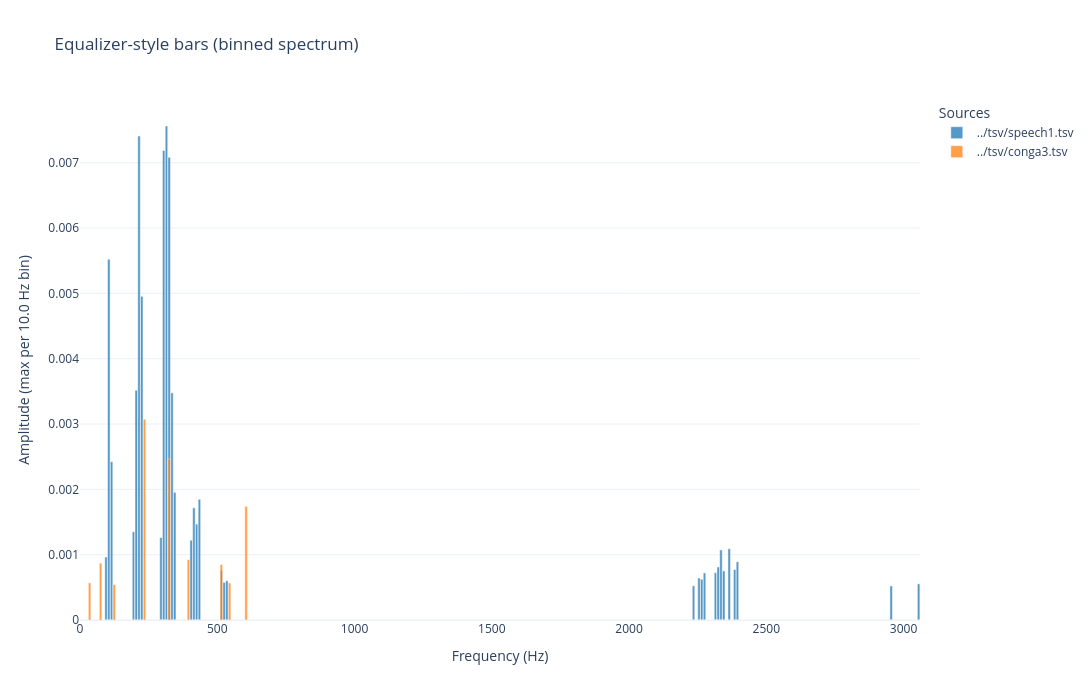

Notebook code for this chart:
### Markdown cell above
### Equalizer-style bar view (custom bin sizes)

If you have lots of points, an equalizer-like binned bar view is often easier to read than a raw scatter.

- **What it does**: bins frequencies into fixed-width **Hz** bins and aggregates amplitudes per bin (e.g. `agg='max'`).
- **Per-TSV colors**: each TSV/DataFrame becomes its own trace with a unique color.
- **Axis scaling**: `freq_axis_mode` / `amp_axis_mode` are supported here too.
- **Note on bin size**: `x_bin_size` is in **Hz before any optional frequency warping** (mel/mixed) is applied for display.

### Code cell
from audiospylt.multiplotter import plot_equalizer_bars

# Equalizer-like bars: frequencies are grouped into fixed-width Hz bins.
# Each TSV becomes its own colored bar trace.
# Axis scaling options mirror `py_scripts.dft_analysis.analyze_signal()`.

plot_equalizer_bars(
    files=['../tsv/speech1.tsv', '../tsv/conga3.tsv'],
    x_bin_size=10.0,   # Hz per bar
    agg='max',         # 'max' | 'sum' | 'mean'
    mode='overlay',    # 'group' | 'overlay' | 'stack'
    opacity=0.75,
    # Frequency-axis scaling:
    freq_axis_mode='linear',  # 'linear' | 'log' | 'mel' | 'mixed'
    freq_axis_mix=0.5,        # used only when freq_axis_mode='mixed'
    mixed_log_floor_hz=1.0,   # used only when freq_axis_mode='mixed'
    # Amplitude-axis scaling:
    amp_axis_mode='linear',   # 'linear' | 'log' | 'mixed'
    amp_axis_mix=0.5,         # used only when amp_axis_mode='mixed'
    amp_log_floor=1e-12,      # used for 'log'/'mixed'
    # Figure size:
    plot_width=1100,
    plot_height=700,
)

### Figure 1 — Plotly figure (JSON) as saved in the notebook; plotly's stock layout.template omitted (floating-point values rounded to 4 significant figures; data arrays with more than 128 entries replaced by an {"elided": "..."} marker saying what was removed)
{"data": [{"marker": {"color": "#1f77b4"}, "name": "../tsv/speech1.tsv", "opacity": 0.75, "type": "bar", "width": 9.2, "x": {"elided": "306 float values"}, "y": {"elided": "306 float values"}}, {"marker": {"color": "#ff7f0e"}, "name": "../tsv/conga3.tsv", "opacity": 0.75, "type": "bar", "width": 9.2, "x": {"elided": "306 float values"}, "y": {"elided": "306 float values"}}], "layout": {"barmode": "overlay", "height": 700, "legend": {"title": {"text": "Sources"}}, "title": {"text": "Equalizer-style bars (binned spectrum)"}, "width": 1100, "xaxis": {"title": {"text": "Frequency (Hz)"}, "type": "linear"}, "yaxis": {"title": {"text": "Amplitude (max per 10.0 Hz bin)"}, "type": "linear"}}}
